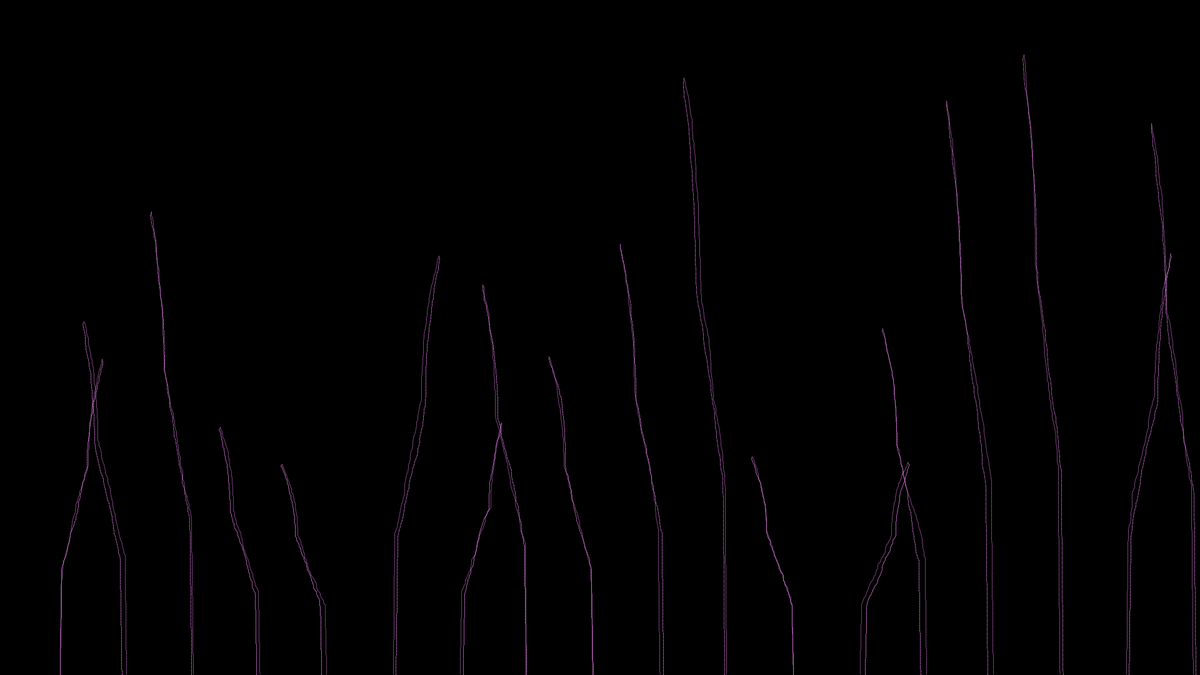
Frame 1 (no input)
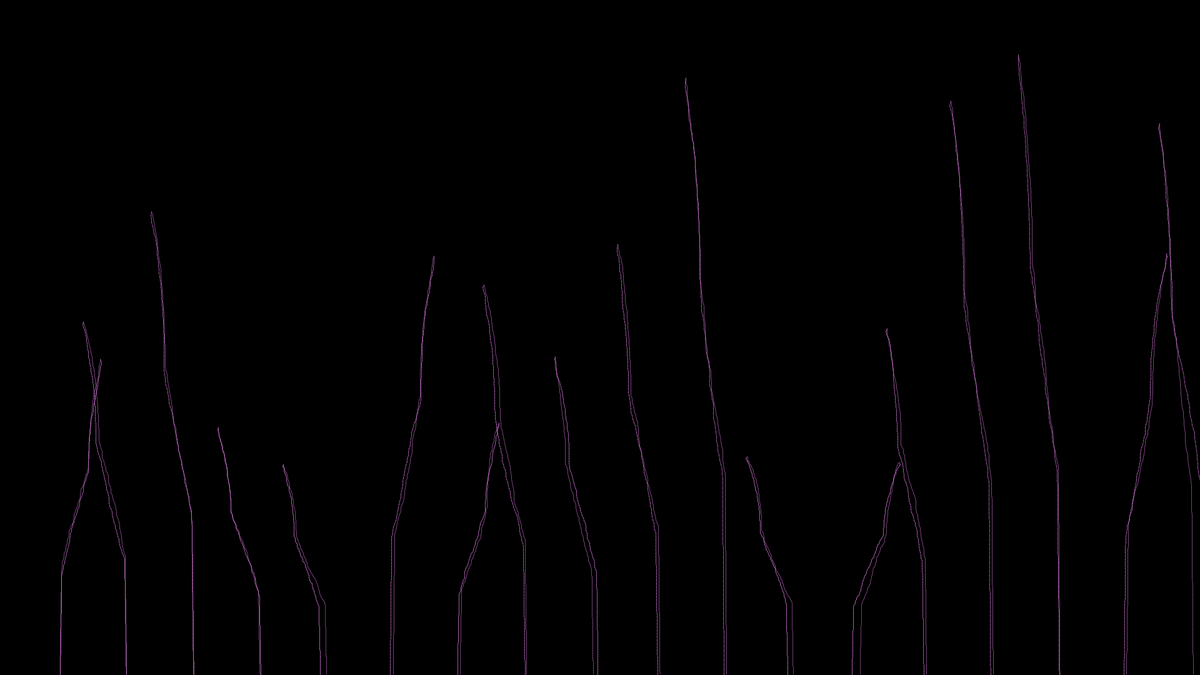
Frame 60 (the mouse pressed at the canvas centre just before this capture)
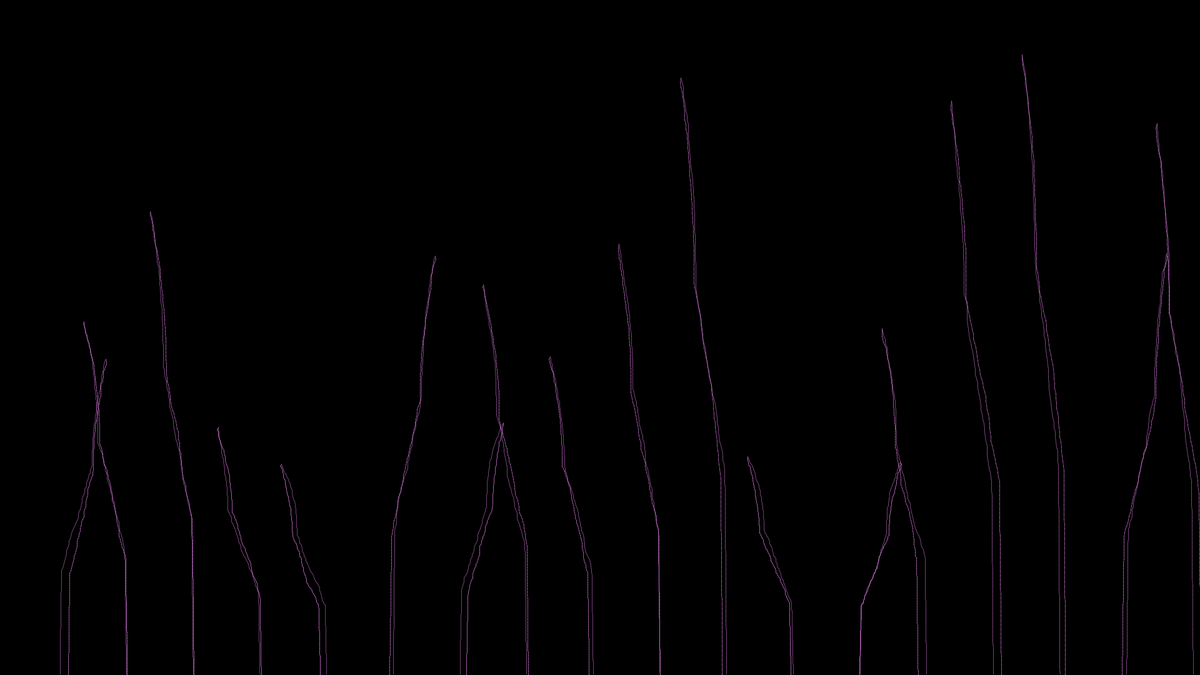
Frame 120 (the mouse held since frame 60 and released just before this capture)

The Processing sketch that drew these frames (run headless with seeded random() and noise(); from frame 60 on, the mouse is pressed at the canvas centre):

// Processing sketch: Hand
// ── Hand.pde
/**
 * Constants
 */
 
 private int NUM_OF_FINGERS = 18;

/**
 * Values
 */

private Finger[] fingers;

/**
 * Lifecycle
 */

void setup() {
  size(1920, 1080);
  // fullScreen();
  // fullScreen(2);
  background(0);
  stroke(getRandomColorWithAlpha(128));

  fingers = new Finger[NUM_OF_FINGERS];
  for (int i = 0; i < NUM_OF_FINGERS; i++) {
    final float xOffset = ((float) width / (float) NUM_OF_FINGERS) * (float) i;
    fingers[i] = new Finger(width * 0.05f + xOffset, height);
  }
}

void draw() {
  background(0);
  //noFill();
  //stroke(getRandomColorWithAlpha(128));

  for (final Finger finger : fingers) {
    finger.drawAndUpdate();
  }
}

private color getRandomColorWithAlpha(final int alpha) {
  return color(
    (int) 150 + random(155), 
    (int) 100 + random(155), 
    (int) 150 + random(155), 
    alpha
    );
}
// ── Finger.pde
class Finger {

  /**
   * Constants
   */

  /**
   * Values
   */

  private float startX;

  private float startY;

  private float currentX;

  private float currentHeight;

  private float maxHeight;

  private float xDirection;

  private float yDirection;

  private float growth;

  /**
   * Constructor
   */

  Finger(final float startX, final float startY) {
    this.startX = startX;
    this.startY = startY;
    currentX = startX;
    maxHeight = height * 0.3f + random(height * 0.7f);
    growth = maxHeight / 128f;
    xDirection = ((int) random(2f) % 2) == 0 ? -1f : 1f;

    initPosition();
  }

  private void initPosition() {
    currentX = startX;
    currentHeight = 1f;
    xDirection = -xDirection;
    yDirection = 1f;
  }

  /**
   * Lifecycle
   */

  boolean drawAndUpdate() {

    initPosition();

    do {
      final float steepness;

      if (currentHeight < maxHeight * 0.33f) {
        steepness = xDirection;
      } else if (currentHeight < maxHeight * 0.66f) {
        steepness = xDirection * 16f;
      } else {
        final float tipFactor = (currentHeight - (maxHeight * 0.66f)) / (maxHeight * 0.33f);
        steepness = xDirection * 16f * tipFactor;
      }

      if (currentHeight > maxHeight) {
        xDirection = -xDirection;
        yDirection = -yDirection;
      }

      //if (currentHeight <= 0f) {
      //  return false;
      //}

      line(
        currentX, 
        startY - currentHeight - 1f, 
        currentX = currentX + random(steepness / 8f), 
        startY - (currentHeight += (yDirection * growth)) 
        );
    } while (currentHeight > 0f);

    return true;
  }
}
